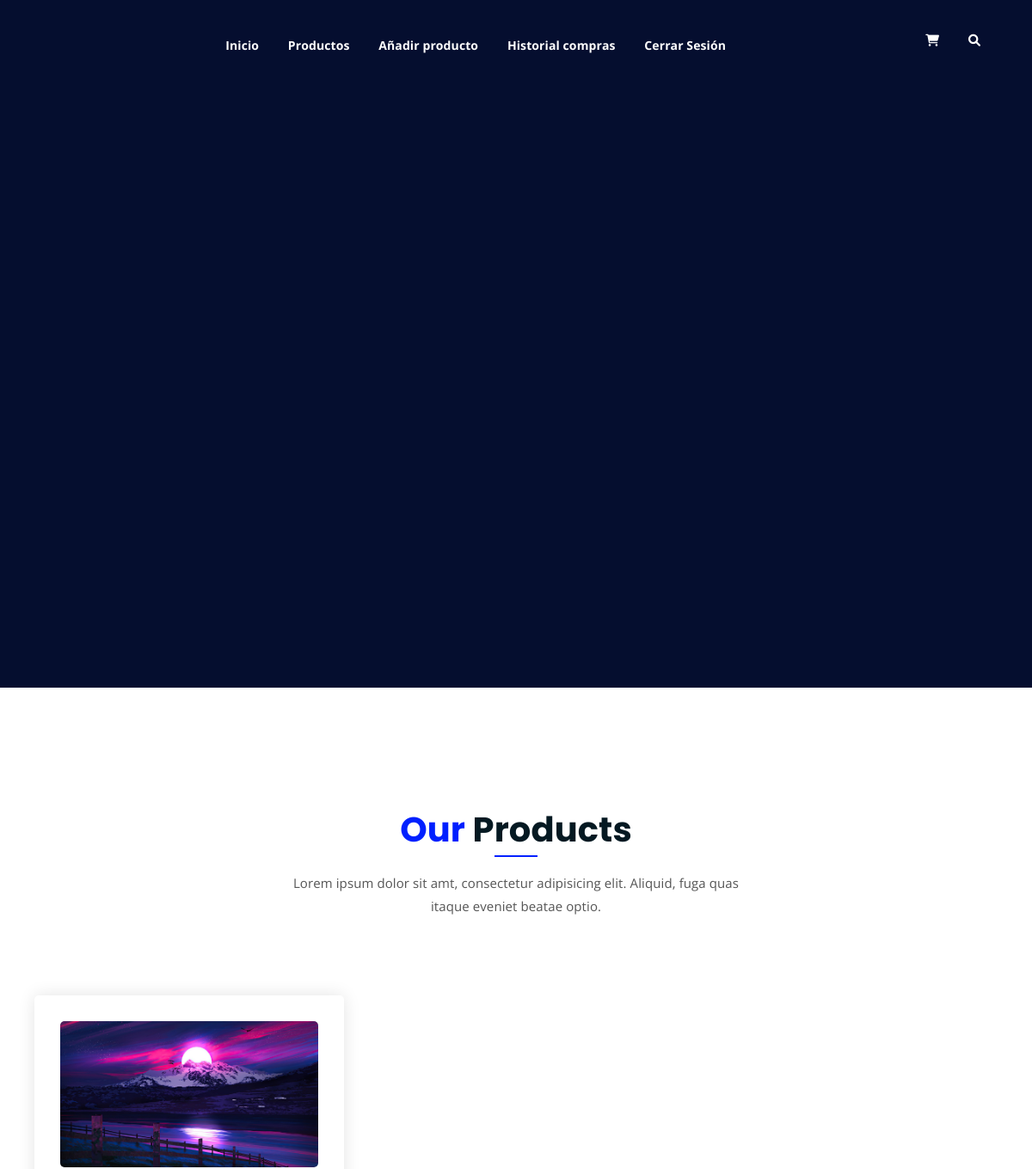
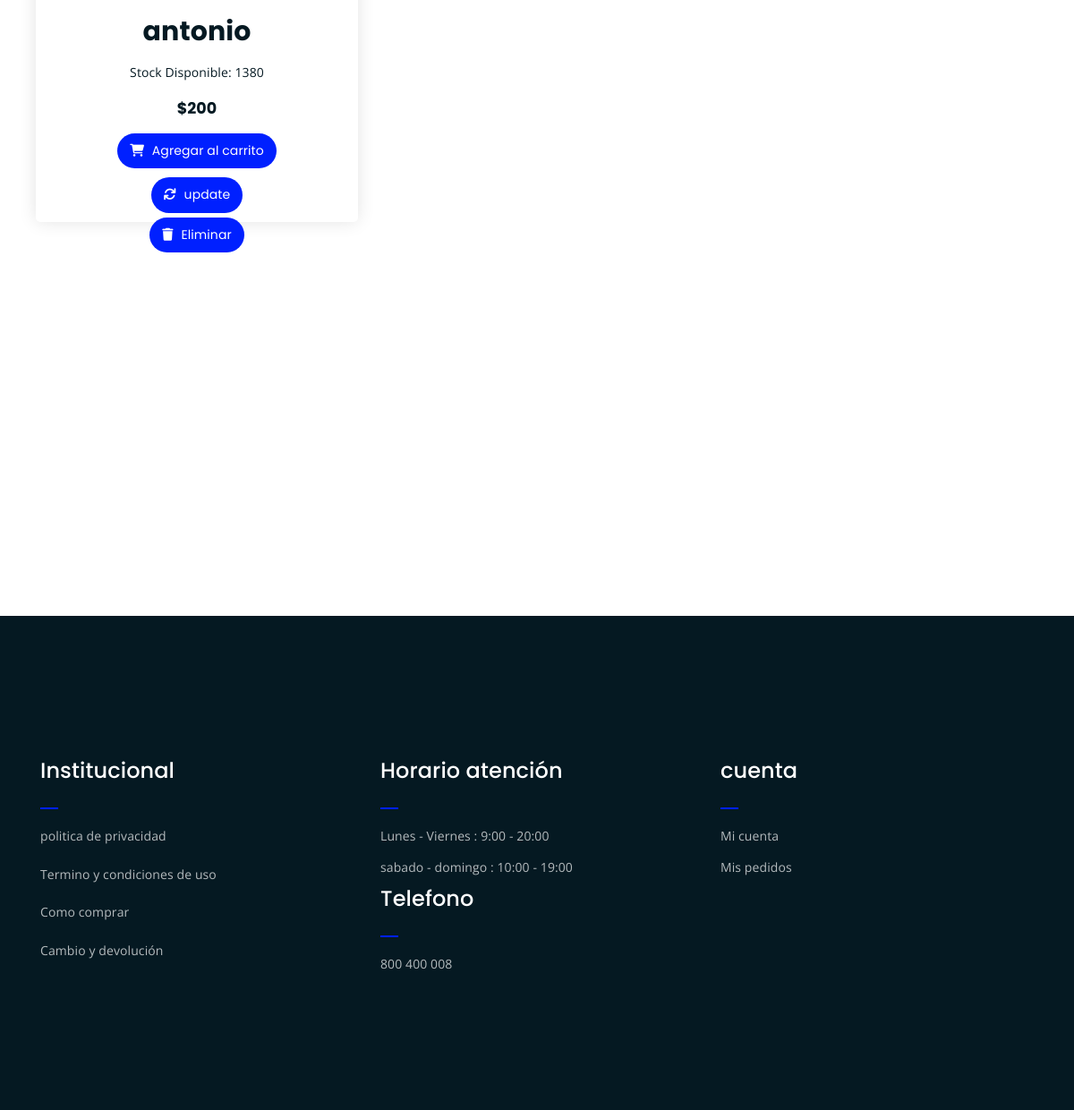
/productos (signed in), run on the app's committed database (2 pictures, top to bottom).
### core/models.py (models this page shows, shortened)
class Producto(models.Model):
    nombre = models.CharField(max_length=50)
    precio = models.IntegerField()
    stock = models.IntegerField()
    descripcion = models.CharField(max_length=250)
    tipo = models.ForeignKey(TipoProducto, on_delete=models.CASCADE)
    vencimiento = models.DateField(default=date.today)
    imagen = models.ImageField(null=True, blank=True)
    vigente = models.BooleanField()

### core/views.py (the view)
# urls.py: path('productos', productos, name="productos"),
def productos(request):
    categorias = TipoProducto.objects.all()  # Obtén todos los tipos de productos (categorías)
    productosAll = Producto.objects.all()
    page = request.GET.get('page', 1)
    try:
        paginator = Paginator(productosAll, 5)
        productosAll = paginator.page(page)
    except:
        raise Http404
    data = {
        'listado': productosAll,
        'paginator': paginator,
        'categorias': categorias,
    }
    return render(request, 'core/productos.html',data)

### core/templates/core/Productos.html (shortened to what this page needs)
{% extends 'core/base.html' %}
{% load static %}
{% block contenido %}
<div class="product-section mt-150 mb-150" style="margin-bottom: 400px;">
    <div class="container">
        <div class="row">
            <div class="col-lg-8 offset-lg-2 text-center">
                <div class="section-title">
                    <h3><span class="orange-text">Our</span> Products</h3>
                    <p>Lorem ipsum dolor sit amt, consectetur adipisicing elit. Aliquid, fuga quas itaque eveniet beatae optio.</p>
                </div>
            </div>
        </div>
        <div class="row">
            {% for aux in listado %}
                {% if aux.vigente == 1 %}
                <div class="col-lg-4 col-md-6 text-center" style="padding: 10px;">
                    <div class="single-product-item" style="height: 550px; display: flex; flex-direction: column; justify-content: space-between;">
                        <div class="product-image" style="height: 200px;">
                            <a href="{% url 'descripcion' aux.id %}">
                                {% if aux.imagen %}
                                    <img src="{{ aux.imagen.url }}" alt="{{ aux.nombre }}" style="width: 100%; height: 100%; object-fit: cover;">
                                {% else %}
                                    <img src="{% static 'core/img/products/product-img-1.jpg' %}" alt="" style="width: 100%; height: 100%; object-fit: cover;">
                                {% endif %}
                            </a>
                        </div>
                        <p class="product-price" style="height: 1.5em;">{{ aux.nombre }}</p>
                        {%  if aux.stock == 0%}
                        <p>Stock Disponible: producto agotado</p>
                        {% else %}
                        <p>Stock Disponible: {{ aux.stock }}</p>
                        <h5>${{ aux.precio }}</h5>
                        {% endif %}
                        <a href="{% url 'descripcion' aux.id %}" class="cart-btn" style="max-width: 200px; width: auto; display: block; margin: 0 auto 5px; padding: 0.5em 1em;">
                            <i class="fas fa-shopping-cart"></i> Agregar al carrito
                        </a>
                        <a href="{% url 'update' aux.id %}" class="cart-btn" style="max-width: 200px; width: auto; display: block; margin: 5px auto 0; padding: 0.5em 1em;">
                            <i class="fa fa-refresh"></i> update
                        </a>
                        <a href="javascript:void(0);" class="cart-btn" onclick="deleteProducto({{ aux.id }});" style="max-width: 200px; width: auto; display: block; margin: 5px auto 0; padding: 0.5em 1em;">
                            <i class="fa fa-trash"></i> Eliminar
                        </a>
                    </div>
                </div>
                {% endif %}
            {% endfor %}
        </div>
    </div>
</div>
{% endblock %}

### core/static/core/css/style.css (style rules this page uses)
.row { display: flex; justify-content: flex-start; }
.product-section { margin-bottom: 1500px; }
.single-product-item { height: 450px; display: flex; flex-direction: column; justify-content: space-between; }
.product-image img { width: 100%; height: 200px; object-fit: cover; }
.product-price { height: 1.5em; }
.single-product-item { height: 450px !important; }

### core/static/core/css/main.css (style rules this page uses)
body img { max-width: 100%; }
a { cursor: pointer; text-decoration: none; -webkit-transition: all 0.2s ease-in-out; -o-transition: all 0.2s ease-in-out; transition: all 0.2s ease-in-out; }
h1, .h1, h2, .h2, h3, .h3, h4, .h4, h5, .h5, h6, .h6 { font-family: "Poppins", sans-serif; font-weight: 700; margin: 0 0 1.25rem 0; color: #051922; }
h3, .h3 { font-size: 2rem; font-weight: 700; line-height: 2.25rem; }
h5, .h5 { font-size: 1.25rem; font-weight: 700; line-height: 1.5rem; }
p { font-family: "Open Sans", sans-serif; font-weight: 400; font-size: 1rem; letter-spacing: 0.1px; line-height: 1.8; color: #051922; margin: 0 0 1.25rem 0; }
p:last-child { margin: 0; }
.mt-150 { margin-top: 150px; }
.mb-150 { margin-bottom: 150px; }
.orange-text { color: #0020FF ; }
a.boxed-btn, a.bordered-btn, a.cart-btn { border-radius: 50px; }
.section-title h3 { font-size: 40px; position: relative; padding-bottom: 15px; }
.section-title h3:after { position: absolute; content: ''; left: 0px; right: 0px; bottom: 0px; width: 50px; height: 2px; background-color: #0020FF; margin: 0 auto; }
.section-title p { font-size: 15px; width: 530px; margin: 0 auto; color: #555; margin-top: 10px; line-height: 1.8; }
.section-title { margin-bottom: 80px; }
.product-image img { -webkit-transition: 0.3s; -o-transition: 0.3s; transition: 0.3s; }
a.cart-btn { -webkit-transition: 0.3s; -o-transition: 0.3s; transition: 0.3s; }
.single-product-item { -webkit-transition: 0.3s; -o-transition: 0.3s; transition: 0.3s; }
.single-product-item { margin-bottom: 30px; }
.product-image { padding: 30px; padding-bottom: 0; }
.product-image img { width: 90%; border-radius: 5px; margin-bottom: 20px; }
p.product-price { font-family: 'Poppins', sans-serif; font-size: 30px; font-weight: 700; margin-bottom: 15px; }
a.cart-btn { font-family: 'Poppins', sans-serif; display: inline-block; background-color: #0020FF; color: #fff; padding: 10px 20px; }
a.cart-btn i { margin-right: 5px; }
.single-product-item { -webkit-box-shadow: 0 0 20px #e4e4e4; box-shadow: 0 0 20px #e4e4e4; padding-bottom: 50px; border-radius: 5px; }

### data on the page
Producto: imagen (picture), nombre "antonio", stock "1380", precio "200"
